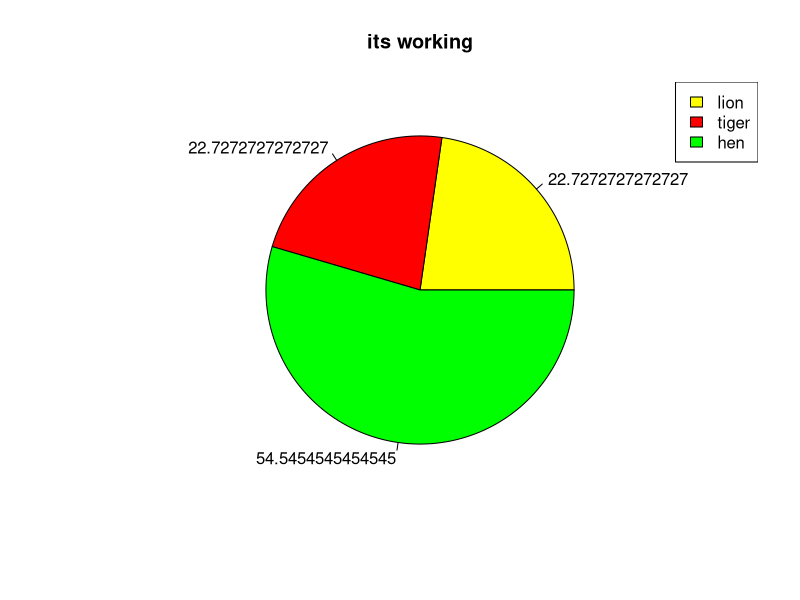

R code for this plot:
p=c(50,50,120)
labels=c("lion","tiger","hen")
myCol=c("yellow","red","green")
perc=p*100/sum(p)
png("1")
pie(p,perc,col=myCol,main="its working")
legend("topright",labels,fill=myCol)
dev.off()
